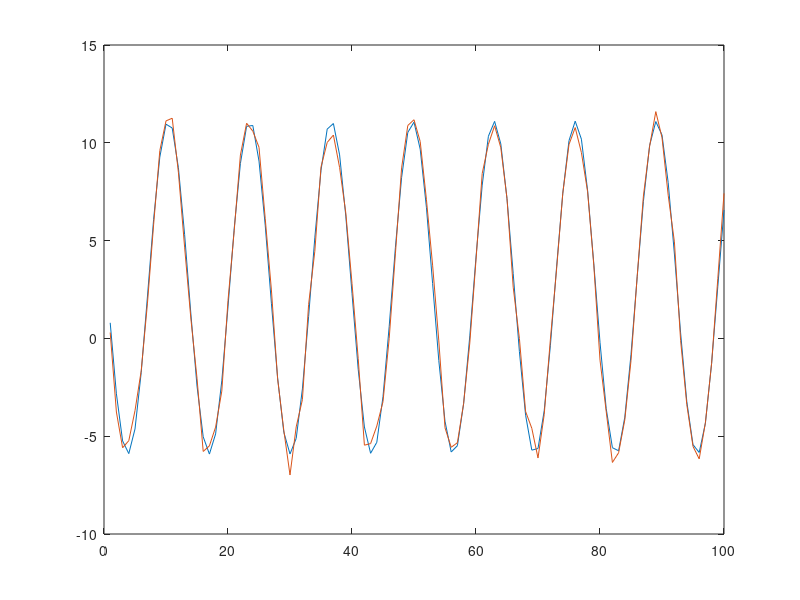

MATLAB code to generate this figure:
% Define the data
%x = randn(100,1);  % 100 random observations
x=(1:100)';
a = rand(1)*10;
b = rand(1)*10;
c = rand(1)*10;
d = rand(1)*10;
%y = a + b*sin(c + d*x);
y = a + b*sin(c + d*x) + randn(100,1)*0.5;  % noisy observations

% Fit a linear regression model to c + d*x
X1 = [ones(size(x)) x];
beta1 = X1 \ (c + d*x);

% Extract the coefficients of c and d
c_hat = beta1(1);
d_hat = beta1(2);

% Fit the full expression using the estimated coefficients
z1 = sin(c_hat + d_hat*x);
z2 = ones(size(x));
X2 = [z1 z2];
beta2 = X2 \ y;

% Extract the parameter estimates
a_hat = beta2(2);
b_hat = beta2(1);

% predict
f = a_hat + b_hat*sin(c_hat + d_hat*x);
mre=sum(abs(y-f))/sum(abs(y));

% Display the results
disp(['Estimated a = ' num2str(a_hat)])
disp(['Estimated b = ' num2str(b_hat)])
disp(['Estimated c = ' num2str(c_hat)])
disp(['Estimated d = ' num2str(d_hat)])
disp(['Estimated mre = ' num2str(mre)])

plot(f,'DisplayName','f');hold on;plot(y,'DisplayName','y');hold off;
